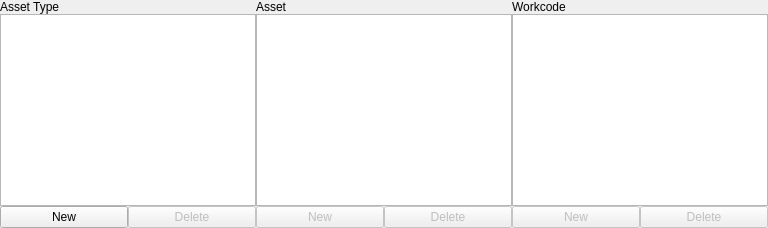
      <widget class="QWidget" name="layoutWidget_3">
       <layout class="QHBoxLayout" name="assetHBoxLayout">
        <property name="spacing">
         <number>0</number>
        </property>
        <property name="margin">
         <number>0</number>
        </property>
        <item>
         <layout class="QGridLayout">
          <property name="margin">
           <number>0</number>
          </property>
          <property name="spacing">
           <number>0</number>
          </property>
          <item row="0" column="0" colspan="2">
           <widget class="QLabel" name="label_17">
            <property name="text">
             <string>Asset Type</string>
            </property>
           </widget>
          </item>
          <item row="1" column="0" colspan="2">
           <widget class="QListWidget" name="assetTypeScrollList"/>
          </item>
          <item row="2" column="0">
           <widget class="QPushButton" name="assetTypeNewButton">
            <property name="text">
             <string>New</string>
            </property>
           </widget>
          </item>
          <item row="2" column="1">
           <widget class="QPushButton" name="assetTypeRemoveButton">
            <property name="enabled">
             <bool>false</bool>
            </property>
            <property name="text">
             <string>Delete</string>
            </property>
           </widget>
          </item>
         </layout>
        </item>
        <item>
         <layout class="QGridLayout">
          <property name="margin">
           <number>0</number>
          </property>
          <property name="spacing">
           <number>0</number>
          </property>
          <item row="0" column="0" colspan="2">
           <widget class="QLabel" name="label_20">
            <property name="text">
             <string>Asset</string>
            </property>
           </widget>
          </item>
          <item row="1" column="0" colspan="2">
           <widget class="QListWidget" name="assetScrollList">
            <property name="contextMenuPolicy">
             <enum>Qt::CustomContextMenu</enum>
            </property>
           </widget>
          </item>
          <item row="2" column="0">
           <widget class="QPushButton" name="assetNewButton">
            <property name="enabled">
             <bool>false</bool>
            </property>
            <property name="text">
             <string>New</string>
            </property>
           </widget>
          </item>
          <item row="2" column="1">
           <widget class="QPushButton" name="assetRemoveButton">
            <property name="enabled">
             <bool>false</bool>
            </property>
            <property name="text">
             <string>Delete</string>
            </property>
           </widget>
          </item>
         </layout>
        </item>
        <item>
         <layout class="QGridLayout">
          <property name="margin">
           <number>0</number>
          </property>
          <property name="spacing">
           <number>0</number>
          </property>
          <item row="0" column="0" colspan="2">
           <widget class="QLabel" name="label_22">
            <property name="text">
             <string>Workcode</string>
            </property>
           </widget>
          </item>
          <item row="1" column="0" colspan="2">
           <widget class="QListWidget" name="componentScrollList"/>
          </item>
          <item row="2" column="0">
           <widget class="QPushButton" name="componentNewButton">
            <property name="enabled">
             <bool>false</bool>
            </property>
            <property name="text">
             <string>New</string>
            </property>
           </widget>
          </item>
          <item row="2" column="1">
           <widget class="QPushButton" name="componentRemoveButton">
            <property name="enabled">
             <bool>false</bool>
            </property>
            <property name="text">
             <string>Delete</string>
            </property>
           </widget>
          </item>
         </layout>
        </item>
       </layout>
      </widget>
